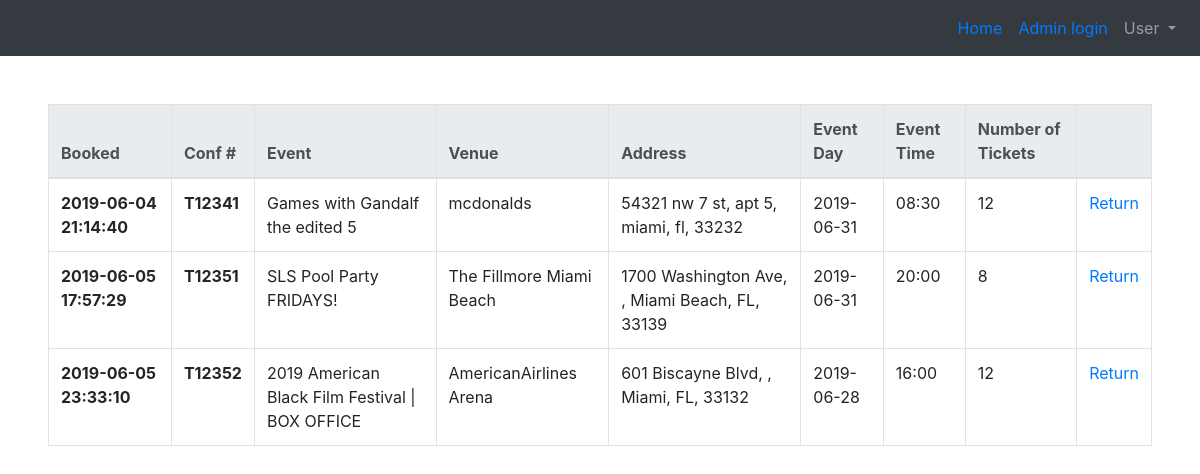
/my-reservations (signed in), run on the app's committed database.
### tables this page shows
CREATE TABLE 'transactions' ( tranID INTEGER PRIMARY KEY AUTOINCREMENT NOT NULL, userID INTEGER NOT NULL, eventID INTEGER NOT NULL, tickets INTEGER NOT NULL, 'time' timestamp NOT NULL DEFAULT CURRENT_TIMESTAMP);

CREATE TABLE 'events' ( eventID INTEGER PRIMARY KEY AUTOINCREMENT NOT NULL,'eventName' VARCHAR NOT NULL,'ticketsLeft' INTEGER NOT NULL,
  type VARCHAR NOT NULL,'startDate' date NOT NULL,'endDate' date NOT NULL,
  description VARCHAR NOT NULL,
  venueID INTEGER NOT NULL,
  adminID INTEGER NOT NULL
, 'endTime'  time NOT NULL  , 'startTime'  time NOT NULL  );

CREATE TABLE 'venues' ( venueID INTEGER PRIMARY KEY AUTOINCREMENT NOT NULL,'venueName' VARCHAR NOT NULL,
  capacity INTEGER NOT NULL,
  address1 VARCHAR NOT NULL,
  address2 VARCHAR NOT NULL,
  city VARCHAR NOT NULL,
  state CHAR(2) NOT NULL,
  zip CHAR(5) NOT NULL,
  adminID INTEGER NOT NULL
);

### application.py (the view)
@app.route("/my-reservations", methods=["GET"])
@login_required
def myReservations():
    if 'admin' in session.keys():
        return redirect("/admin")
    userTicket = db.execute(userReservations, userID=session["user_id"])
    remover = []
    for tic in userTicket:
        if tic["totalTickets"] == 0:
            remover.append(tic)
        confirmation = "T"
        tran = int(tic["tranID"]) + 12340
        confirmation = confirmation + str(tran)
        tic["confirmation"] = confirmation
    userTickets = [x for x in userTicket if x not in remover]
    return render_template("my-reservations.html", userTickets=userTickets)

### application.py (called while the page is built)
@app.after_request
def after_request(response):
    response.headers["Cache-Control"] = "no-cache, no-store, must-revalidate"
    response.headers["Expires"] = 0
    response.headers["Pragma"] = "no-cache"
    return response

### helpers.py (called while the page is built)
def login_required(f):
    @wraps(f)
    def decorated_function(*args, **kwargs):
        if session.get("user_id") is None:
            return redirect("/login")
        return f(*args, **kwargs)
    return decorated_function

### templates/my-reservations.html (shortened to what this page needs)
{% extends "base.html" %}
{% block body %}
<table class="table table-bordered" id="myTable">
  <thead class="thead-light">
    <tr>
      <th scope="col">Booked</th>
      <th scope="col">Conf #</th>
      <th scope="col">Event</th>
      <th scope="col">Venue</th>
      <th scope="col">Address</th>
      <th scope="col">Event Day</th>
      <th scope="col">Event Time</th>
      <th scope="col">Number of Tickets</th>
      <th scope="col"></th>
    </tr>
  </thead>
  <tbody>
    {% for tic in userTickets %}
    <tr>
      <th scope="row">{{tic["time"]}}</th>
      <th scope="row">{{tic["confirmation"]}}</th>
      <td scope="row">{{tic["eventName"]}}</td>
      <td scope="row">{{tic["venueName"]}}</td>
      <td scope="row">{{tic["address1"]}}, {{tic["address2"]}}, {{tic["city"]}}, {{tic["state"]}}, {{tic["zip"]}}</td>
      <td scope="row">{{tic["startDate"]}}</td>
      <td scope="row">{{tic["startTime"]}}</td>
      <td scope="row">{{tic["totalTickets"]}}</td>
      <td scope="row"><a href="{{ '/return/%s'%tic['eventID']|urlencode }}">Return</a></td>
    </tr>
    {% endfor %}
  </tbody>
</table>
{%endblock %}

### data on the page
transactions: time "2019-06-04 21:14:40", confirmation "T12341", eventName "Games with Gandalf the edited 5", venueName "mcdonalds", address1 "54321 nw 7 st", address2 "apt 5", city "miami", state "fl", zip "33232", startDate "2019-06-31", startTime "08:30", totalTickets "12"
transactions: time "2019-06-05 17:57:29", confirmation "T12351", eventName "SLS Pool Party FRIDAYS!", venueName "The Fillmore Miami Beach", address1 "1700 Washington Ave", city "Miami Beach", state "FL", zip "33139", startDate "2019-06-31", startTime "20:00", totalTickets "8"
transactions: time "2019-06-05 23:33:10", confirmation "T12352", eventName "2019 American Black Film Festival | BOX OFFICE", venueName "AmericanAirlines Arena", address1 "601 Biscayne Blvd", city "Miami", state "FL", zip "33132", startDate "2019-06-28", startTime "16:00", totalTickets "12"
